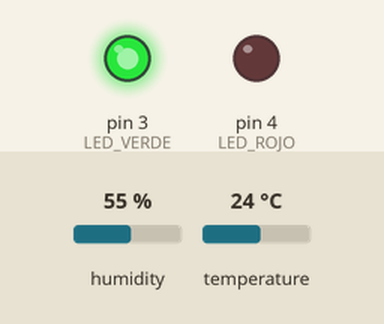
The sketch below on a simulated Arduino Uno, built with avr-gcc and run on an emulated ATmega328P. Shown: output pins drawn as LEDs (lit = HIGH). Inputs (shaded band) come from the test bench; at power-on: humidity 55 %, temperature 24 °C. No radio packets arrive unless stated; what the sketch prints to the serial monitor is not drawn.

Above: at 0.1 s.
Timing chart, 0 to 1.6 s (numbered marks = the images above):
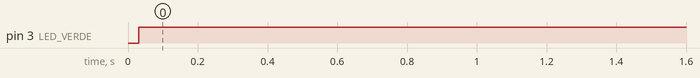

The sketch:

Cansat_Emisor_arduino.ino
```cpp
#include <SPI.h>
#include <nRF24L01.h>
#include <RF24.h>
#include <DHT.h>

// Pines
#define DHTPIN 2
#define DHTTYPE DHT11
#define LED_VERDE 3
#define LED_ROJO 4

// RF24
RF24 radio(9, 10); // CE, CSN
const byte direccion[6] = "00001";

// Sensor DHT
DHT dht(DHTPIN, DHTTYPE);

void setup() {
  Serial.begin(9600);
  dht.begin();

  pinMode(LED_VERDE, OUTPUT);
  pinMode(LED_ROJO, OUTPUT);
  digitalWrite(LED_VERDE, LOW);
  digitalWrite(LED_ROJO, LOW);

  // Inicializar radio
  if (!radio.begin()) {
    Serial.println("Error al iniciar el módulo NRF24L01");
    digitalWrite(LED_ROJO, HIGH);
    while (true);
  }

  radio.openWritingPipe(direccion);
  radio.setPALevel(RF24_PA_LOW);
  radio.setDataRate(RF24_1MBPS);
  radio.stopListening();

  Serial.println("NRF24L01 iniciado correctamente");
}

void loop() {
  float temp = dht.readTemperature();
  float hum = dht.readHumidity();

  // Validar lectura
  if (isnan(temp) || isnan(hum)) {
    Serial.println("⚠ Error al leer DHT11");
    digitalWrite(LED_VERDE, LOW);
    digitalWrite(LED_ROJO, HIGH);
    delay(2000);
    return;
  }

  // Crear JSON como en el ejemplo LoRa
  String json = "{";
  json += "\"T\":" + String(temp, 1) + ",";
  json += "\"H\":" + String(hum, 1);
  json += "}";

  // Convertir a array de char
  char jsonChar[64];
  json.toCharArray(jsonChar, sizeof(jsonChar));

  // Enviar por NRF24L01
  bool enviado = radio.write(&jsonChar, sizeof(jsonChar));

  if (enviado) {
    Serial.println("JSON enviado:");
    Serial.println(json);
    digitalWrite(LED_VERDE, HIGH);
    digitalWrite(LED_ROJO, LOW);
  } else {
    Serial.println("Error al enviar el paquete");
    digitalWrite(LED_VERDE, LOW);
    digitalWrite(LED_ROJO, HIGH);
  }

  delay(2000); // Pausa como en LoRa
}
```

Measured:
- by itself, pin 3 (LED_VERDE): LOW → HIGH at 0.03 s
